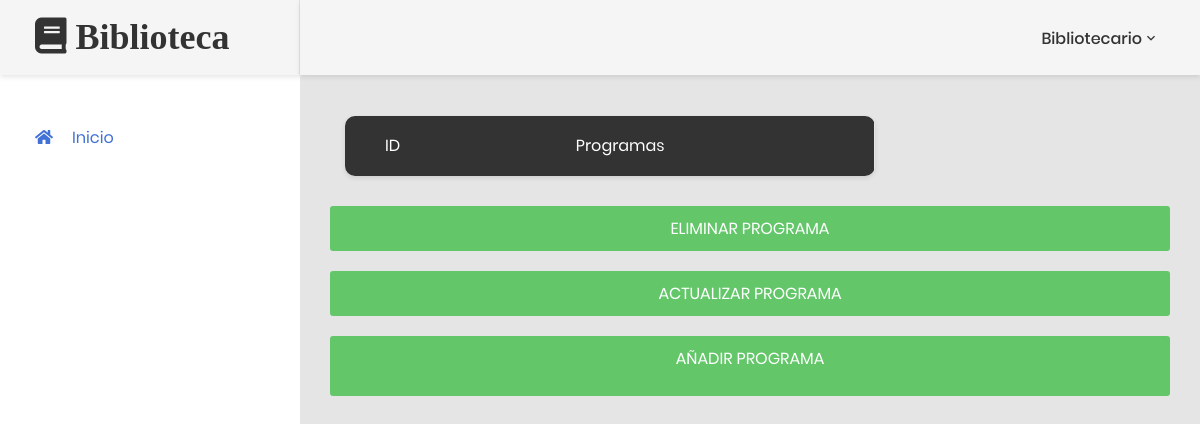
/gestion_programa.php, run on an earlier commit of the app's database.
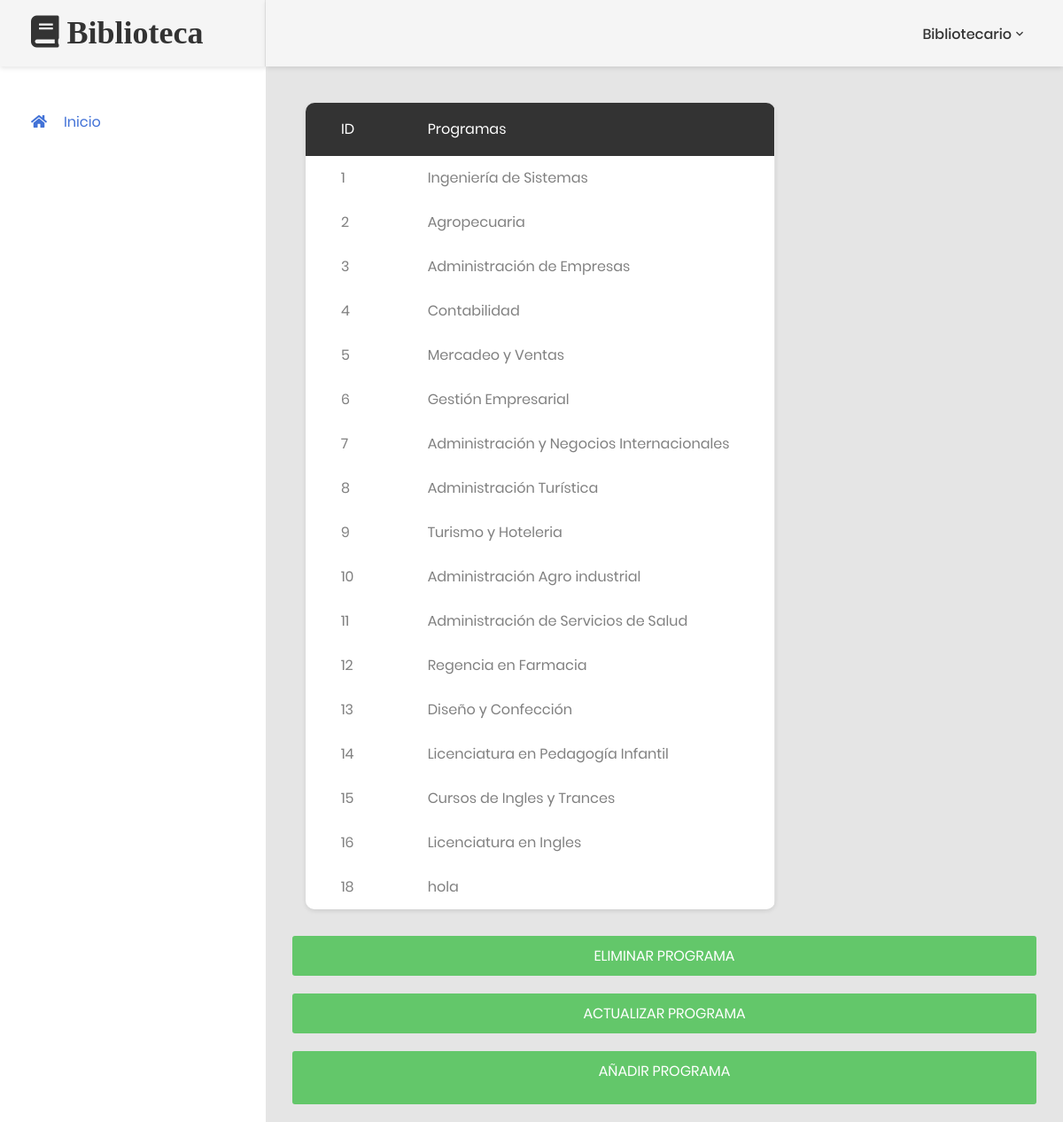
And on a later commit of the database.
### tables this page shows
CREATE TABLE `programa` (
  `id_programa` int(11) NOT NULL,
  `programa` varchar(45) NOT NULL,
  `estado` int(11) NOT NULL
);

### modelo/MySQL.php (called while the page is built, shortened)
<?php
 class MySQL{
    private $ipServidor ="localhost";
    private $usuarioBase ='root';
    private $contrasena = '';
    private $bd ='biblioteca3';
    private $conexion;
    public function conectar(){
        $this->conexion = mysqli_connect($this->ipServidor, $this->usuarioBase, $this->contrasena, $this->bd);
    return($this->conexion);
    }
    public function efectuarConsulta($consulta){
        mysqli_query($this->conexion, "SET lc_time_names = 'es_ES'" );
        mysqli_query($this->conexion, "SET NAMES 'utf8'");
        mysqli_query($this->conexion, "SET CHARACTER 'utf8'");
       $this->resultadoConsulta = mysqli_query($this->conexion, $consulta);
        return $this->resultadoConsulta;
    }
}
?>

### gestion_programa.php (the view, shortened to what this page needs)
<!DOCTYPE html>
<?php
    require_once 'modelo/MySQL.php';
    $mysql = new MySQL;
    $mysql->conectar();
$seleccionprograma =$mysql->efectuarConsulta("SELECT biblioteca3.programa.id_programa,biblioteca3.programa.programa
from programa where estado = 1");
?>
<html lang="en">
<head>
    <link href="css/font-face.css" rel="stylesheet" media="all">
    <link href="vendor/font-awesome-4.7/css/font-awesome.min.css" rel="stylesheet" media="all">
    <link href="vendor/font-awesome-5/css/fontawesome-all.min.css" rel="stylesheet" media="all">
    <link href="vendor/mdi-font/css/material-design-iconic-font.min.css" rel="stylesheet" media="all">
    <link href="vendor/bootstrap-4.1/bootstrap.min.css" rel="stylesheet" media="all">
    <link href="vendor/animsition/animsition.min.css" rel="stylesheet" media="all">
    <link href="vendor/bootstrap-progressbar/bootstrap-progressbar-3.3.4.min.css" rel="stylesheet" media="all">
    <link href="vendor/wow/animate.css" rel="stylesheet" media="all">
    <link href="vendor/css-hamburgers/hamburgers.min.css" rel="stylesheet" media="all">
    <link href="vendor/slick/slick.css" rel="stylesheet" media="all">
    <link href="vendor/select2/select2.min.css" rel="stylesheet" media="all">
    <link href="vendor/perfect-scrollbar/perfect-scrollbar.css" rel="stylesheet" media="all">
    <link href="css/theme.css" rel="stylesheet" media="all">
</head>
<body class="animsition">
    <div class="page-wrapper">
           <?php
            include("header_usuario_menu_lateral_bibliotecario.php");
           ?>
        <div class="page-container">
            <header class="header-desktop">
          <?php
          include("header_usuario_menu_cierre_bibliotecario.php");
          ?>
            </header>
            <div class="main-content">
                <div class="section__content section__content--p30">
                    <div class="container-fluid">
                        <div class="row">
                            <div class="col-lg-8">
                                <div class="table-responsive table--no-card m-b-30">
                                    <table class="table table-borderless table-striped table-earning">
                                        <thead>
                                            <tr>
                                                <th>ID</th>
                                                <th>Programas</th>
                                            </tr>
                                        </thead>
                                        <tbody>
                                        <?php
                                           while ($resultado=mysqli_fetch_assoc($seleccionprograma)) {
                                                echo '<tr>
                                                <td>'.$id_programa=$resultado['id_programa'].'</td>
                                                <td>'.$programa=$resultado['programa'].'</td>
                                                <tr>';
                                            }
                                        ?>
                                        </tbody>
                                    </table>
                                </div>
                            </div>
                             <a href="eliminar_programa.php" class="au-btn au-btn--block au-btn--green m-b-20" style="text-align: center;">Eliminar Programa</a>
                              <a href="actualizar_programa.php" class="au-btn au-btn--block au-btn--green m-b-20" style="text-align: center;">Actualizar Programa</a>
                               <a href="anadir_programa.php" class="au-btn au-btn--block au-btn--green m-b-20" style="text-align: center;">Añadir Programa</a>
                        <div class="row">
                            <div class="col-md-12">
                            </div>
                        </div>
            </div>
        </div>
    </div>
</body>
</html>

What changed in the data, as far as the page shows it:
now on this page (row edited): programa: id_programa "1", programa "Ingeniería de Sistemas"
now on this page (row edited): programa: id_programa "2", programa "Agropecuaria"
now on this page (row edited): programa: id_programa "3", programa "Administración de Empresas"
now on this page (row edited): programa: id_programa "4", programa "Contabilidad"
now on this page (row edited): programa: id_programa "5", programa "Mercadeo y Ventas"
now on this page (row edited): programa: id_programa "6", programa "Gestión Empresarial"
now on this page (row edited): programa: id_programa "7", programa "Administración y Negocios Internacionales"
now on this page (row edited): programa: id_programa "8", programa "Administración Turística"
now on this page (row edited): programa: id_programa "9", programa "Turismo y Hoteleria"
now on this page (row edited): programa: id_programa "10", programa "Administración Agro industrial"
now on this page (row edited): programa: id_programa "11", programa "Administración de Servicios de Salud"
now on this page (row edited): programa: id_programa "12", programa "Regencia en Farmacia"
now on this page (row edited): programa: id_programa "13", programa "Diseño y Confección"
now on this page (row edited): programa: id_programa "14", programa "Licenciatura en Pedagogía Infantil"
now on this page (row edited): programa: id_programa "15", programa "Cursos de Ingles y Trances"
now on this page (row edited): programa: id_programa "16", programa "Licenciatura en Ingles"
added programa: id_programa "18", programa "hola"
